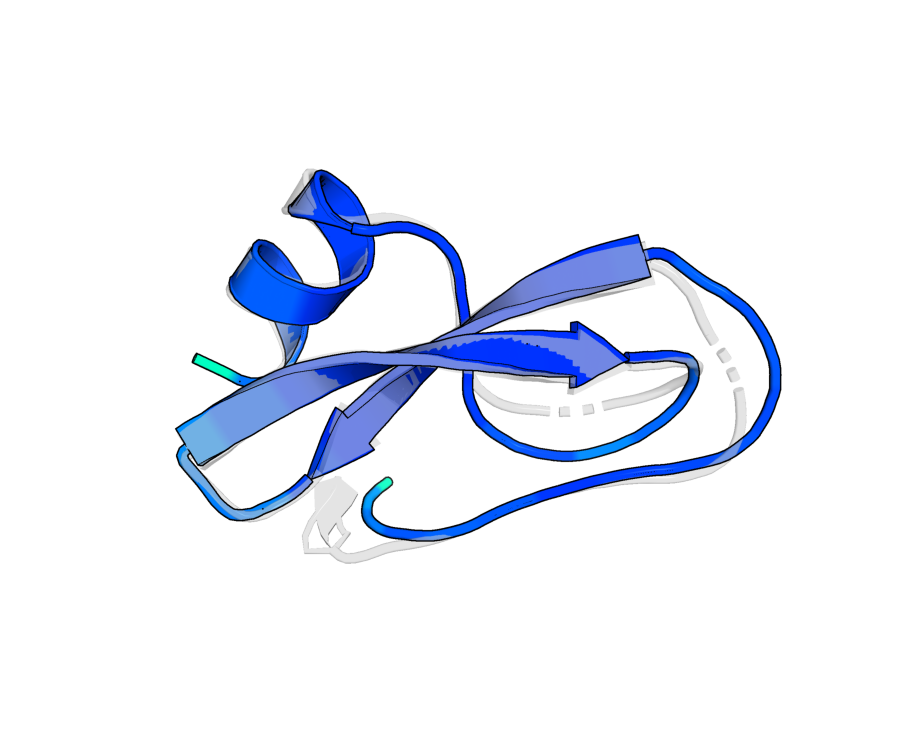
#> input picture code/structure-validation/figs/structure_panel_PF00014.png, 900 x 750 px; its folder holds only this picture in this run
$ python render_structure_figure_v2.py
#> lines starting #> are read from the running program, lines starting #| are printed output that depends on the picture; after the words box and inside, x2 and y2 are one past the last pixel; in counts of white or black regions, pixels touching at a corner belong together
#> in compose, img is the input picture: shape (750, 900, 4) float32; mean R, G, B, A 0.923, 0.938, 0.975, 1
#!/usr/bin/env python3
"""
Re-compose the multi-panel structure figure (v2) from the already-rendered
PyMOL panel PNGs. No PyMOL required.

Differences from v1:
  1) Larger protein diagrams  -> each PNG is auto-cropped to its non-white
     content so the structure fills the panel, and the per-panel footprint
     is enlarged.
  2) Larger score annotations -> annotation fontsize bumped.
  3) Less white space between structures -> tighter wspace/hspace and the
     auto-crop removes PyMOL's internal padding.
  4) Larger structure labels  -> title fontsize bumped.

Usage: python render_structure_figure_v2.py
"""

import os
import numpy as np

BASE_DIR = os.path.dirname(os.path.abspath(__file__))
FIG_DIR = os.path.join(BASE_DIR, "figs")
PAPER_FIG_DIR = os.path.join(BASE_DIR, "..", "..", "arxiv", "figs")

# (family_id, label, "pLDDT=.., RMSD=.. A") -- annotation values taken
# verbatim from the v1 figure so the science is unchanged.
PANELS = [
    ("PF00076", "RRM",           "pLDDT=91, RMSD=0.6 Å"),
    ("PF00018", "SH3",           "pLDDT=96, RMSD=0.7 Å"),
    ("PF00397", "WW",            "pLDDT=91, RMSD=0.9 Å"),
    ("PF00014", "Kunitz",        "pLDDT=97, RMSD=0.6 Å"),
    ("PF00096", "zf-C2H2",       "pLDDT=96, RMSD=0.7 Å"),
    ("PF00595", "PDZ",           "pLDDT=94, RMSD=0.4 Å"),
    ("PF00069", "Pkinase",       "pLDDT=92, RMSD=1.5 Å"),
    ("PF00711", "Defensin_beta", "pLDDT=93, RMSD=1.8 Å"),
]


def autocrop(img, pad_frac=0.02, thresh=0.985):
    """Crop a white-background RGB(A) image to its content bounding box,
    leaving a small uniform margin (fraction of the cropped size)."""
#> called with pad_frac = 0.02, thresh = 0.985
    rgb = img[..., :3] if img.shape[-1] == 4 else img
    # non-white = any channel darker than threshold
    mask = np.any(rgb < thresh, axis=-1)
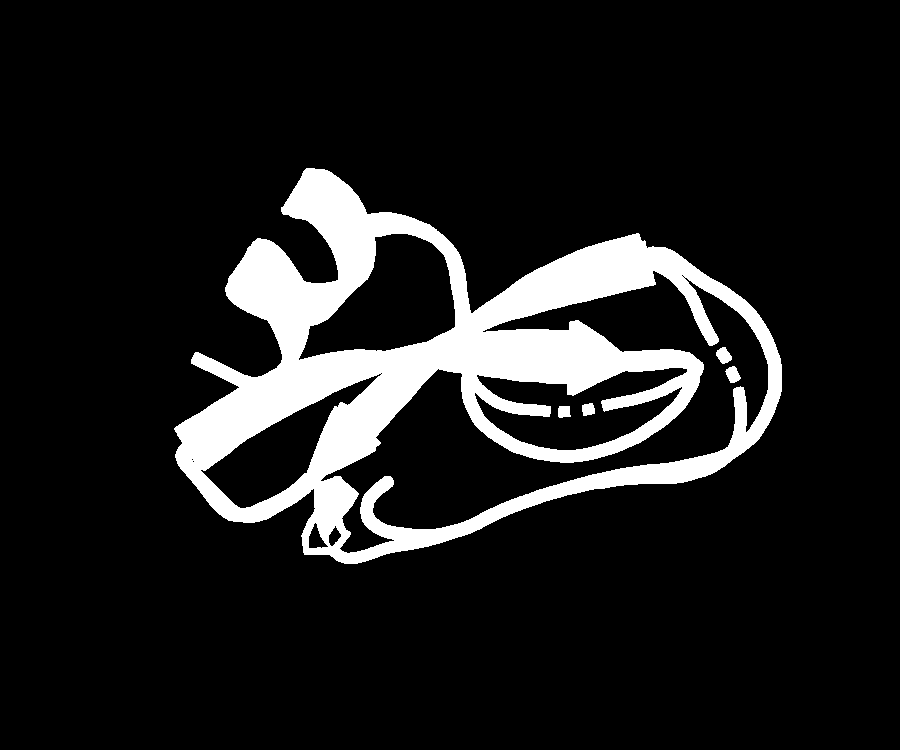
#> mask: shape (750, 900) bool; 11.6% white; 5 white regions, box (x1, y1, x2, y2) and area: (174, 168, 782, 564) 77962, (716, 347, 732, 364) 181, (725, 366, 741, 383) 177, (582, 403, 595, 416) 138, (558, 406, 571, 418) 136
    if not mask.any():
        return img
    rows = np.any(mask, axis=1)
    cols = np.any(mask, axis=0)
    r0, r1 = np.where(rows)[0][[0, -1]]
#> r0 = 168; r1 = 563
    c0, c1 = np.where(cols)[0][[0, -1]]
#> c0 = 174; c1 = 781
    h, w = r1 - r0 + 1, c1 - c0 + 1
#> h = 396; w = 608
    pr, pc = int(h * pad_frac), int(w * pad_frac)
#> pr = 7; pc = 12
    r0 = max(0, r0 - pr); r1 = min(img.shape[0] - 1, r1 + pr)
#> after `r0 = max(0, r0 - pr)`: r0 = 161
#> after `r1 = min(img.shape[0] - 1, r1 + pr)`: r1 = 570
    c0 = max(0, c0 - pc); c1 = min(img.shape[1] - 1, c1 + pc)
#> after `c0 = max(0, c0 - pc)`: c0 = 162
#> after `c1 = min(img.shape[1] - 1, c1 + pc)`: c1 = 793
    return img[r0:r1 + 1, c0:c1 + 1]
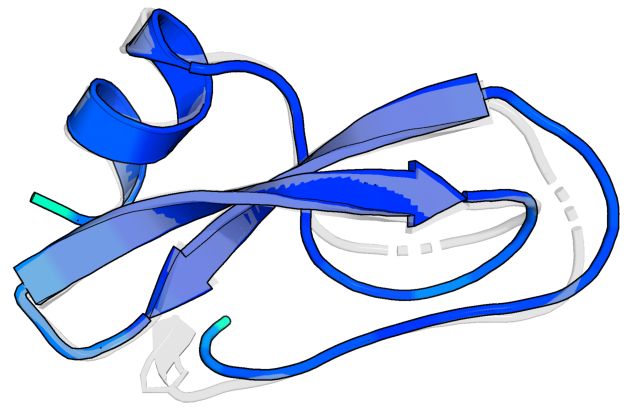
#> returned value: shape (410, 632, 4) float32; mean of channels 0, 1, 2, 3 0.799, 0.839, 0.935, 0.999; transparent parts drawn white


def compose(output_path):
    from matplotlib import pyplot as plt
    from matplotlib import image as mpimg
    import matplotlib.gridspec as gridspec
    from matplotlib.colors import Normalize, LinearSegmentedColormap
    from matplotlib.cm import ScalarMappable

    panels = [(fid, lab, ann) for (fid, lab, ann) in PANELS
              if os.path.isfile(os.path.join(FIG_DIR, f"structure_panel_{fid}.png"))]
    n = len(panels)
    if n == 0:
        print("No panel PNGs found.")
        return

    nrows, ncols = (2, 4) if n > 4 else (1, n)

    # Bigger per-panel footprint than v1 (was 3.2 x 3.5).
    fig = plt.figure(figsize=(ncols * 3.7, nrows * 3.9 + 0.4))
    gs = gridspec.GridSpec(
        nrows, ncols,
        wspace=0.01, hspace=0.16,           # tighter than v1 (0.08 / 0.25)
        left=0.01, right=0.99, top=0.94, bottom=0.11,
    )

    for i, (fid, label, annot) in enumerate(panels):
        ax = fig.add_subplot(gs[i // ncols, i % ncols])
        img = mpimg.imread(os.path.join(FIG_DIR, f"structure_panel_{fid}.png"))
        ax.imshow(autocrop(img))
        ax.set_title(label, fontsize=16, fontweight="bold", pad=5)   # v1: 11
        ax.text(0.5, -0.015, annot, ha="center", va="top",
                transform=ax.transAxes, fontsize=12, color="0.3",    # v1: 8
                style="italic")
        ax.axis("off")

    for i in range(n, nrows * ncols):
        ax = fig.add_subplot(gs[i // ncols, i % ncols])
        ax.axis("off")

    # pLDDT colorbar at the bottom (matches PyMOL spectrum)
    cbar_ax = fig.add_axes([0.30, 0.035, 0.40, 0.022])
    cmap = LinearSegmentedColormap.from_list(
        "plddt",
        ["#ff0000", "#ff8800", "#ffff00", "#00cc00", "#00cccc", "#0000ff"])
    sm = ScalarMappable(norm=Normalize(vmin=50, vmax=100), cmap=cmap)
    sm.set_array([])
    cbar = fig.colorbar(sm, cax=cbar_ax, orientation="horizontal")
    cbar.set_label("pLDDT", fontsize=12)
    cbar.ax.tick_params(labelsize=10)

    os.makedirs(os.path.dirname(output_path), exist_ok=True)
    fig.savefig(output_path, dpi=300, bbox_inches="tight", facecolor="white")
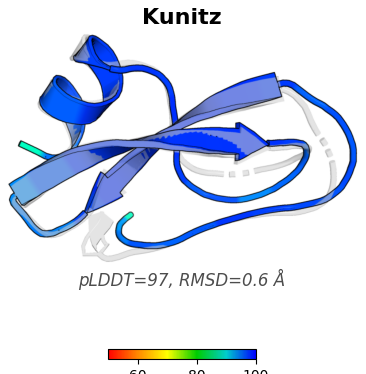
#> figure drawn by matplotlib, 2 panels
    plt.close(fig)
    print(f"Saved: {output_path}")


def main():
    out = os.path.join(FIG_DIR, "structure_gallery_v2.pdf")
    compose(out)
    import shutil
    paper = os.path.join(PAPER_FIG_DIR, "structure_gallery_v2.pdf")
    shutil.copy2(out, paper)
    print(f"Copied to: {paper}")


if __name__ == "__main__":
    main()

$ run again, on code/structure-validation/figs/structure_panel_PF00397.png
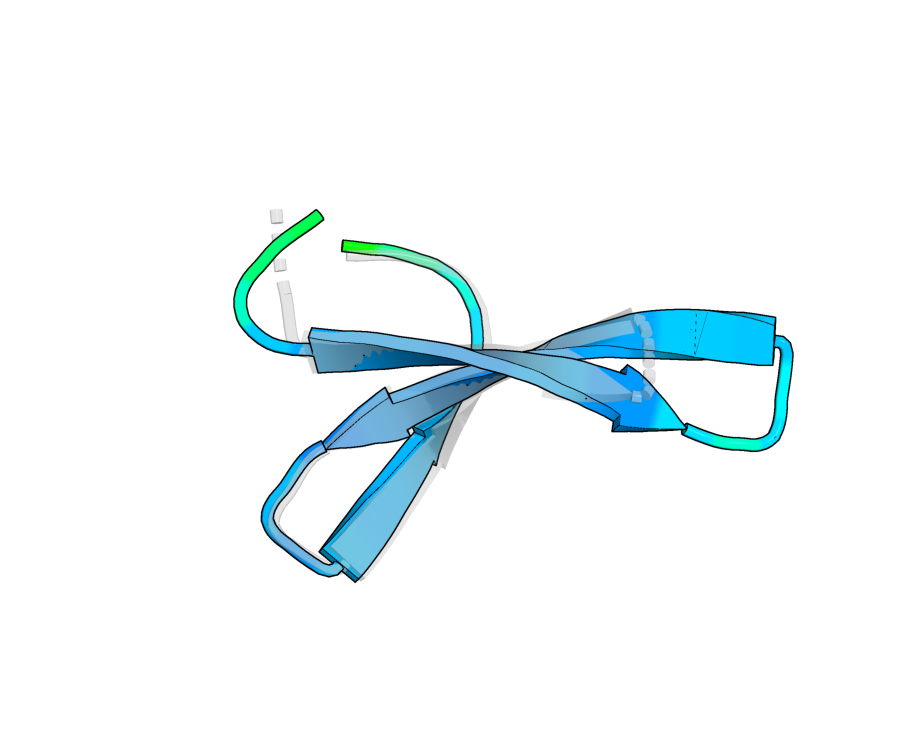
#> input picture code/structure-validation/figs/structure_panel_PF00397.png, 900 x 750 px
#> in compose, img is the input picture: shape (750, 900, 4) float32; mean R, G, B, A 0.94, 0.971, 0.979, 1
#> in autocrop, `mask = np.any(rgb < thresh, axis=-1)`:
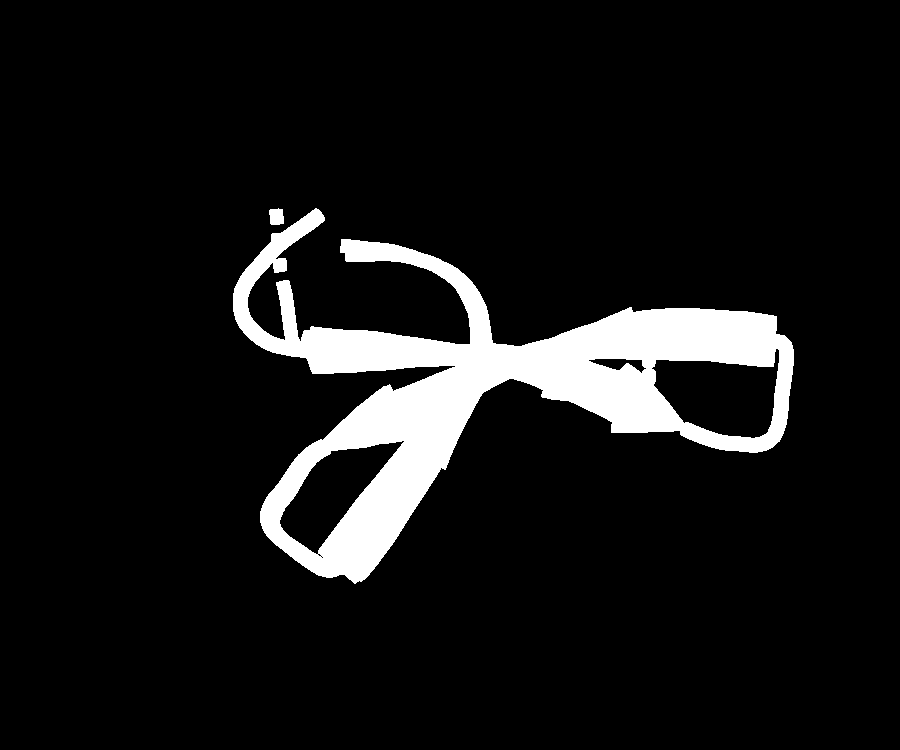
#> mask: shape (750, 900) bool; 8.5% white; 2 white regions, box (x1, y1, x2, y2) and area: (233, 208, 794, 584) 57065, (269, 208, 284, 225) 218
#> in autocrop, `r0, r1 = np.where(rows)[0][[0, -1]]`: r0 = 208; r1 = 583
#> in autocrop, `c0, c1 = np.where(cols)[0][[0, -1]]`: c0 = 233; c1 = 793
#> h = 376; w = 561
#> pr = 7; pc = 11
#> in autocrop, `r0 = max(0, r0 - pr)`: r0 = 201
#> in autocrop, `r1 = min(img.shape[0] - 1, r1 + pr)`: r1 = 590
#> in autocrop, `c0 = max(0, c0 - pc)`: c0 = 222
#> in autocrop, `c1 = min(img.shape[1] - 1, c1 + pc)`: c1 = 804
#> in compose, `fig.savefig(output_path, dpi=300, bbox_inches="tight", facecolor="whit..`:
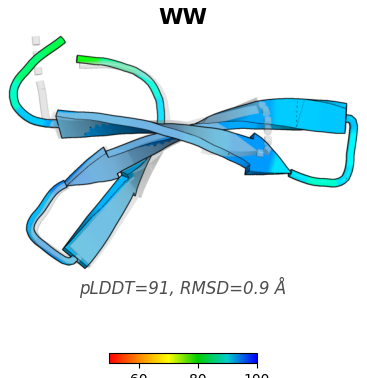
#> figure drawn by matplotlib, 2 panels
